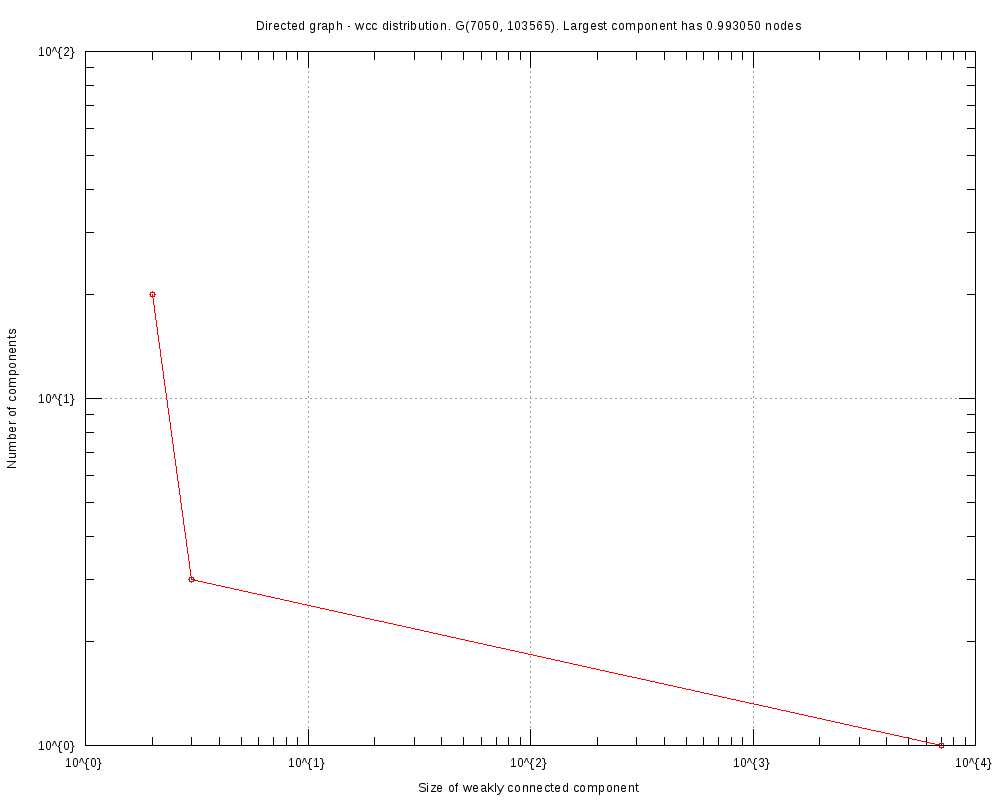

This figure's gnuplot source:
#
# Directed graph - wcc distribution. G(7050, 103565). Largest component has 0.993050 nodes (Sat Oct 28 14:22:01 2017)
#

set title "Directed graph - wcc distribution. G(7050, 103565). Largest component has 0.993050 nodes"
set key bottom right
set logscale xy 10
set format x "10^{%L}"
set mxtics 10
set format y "10^{%L}"
set mytics 10
set grid
set xlabel "Size of weakly connected component"
set ylabel "Number of components"
set tics scale 2
set terminal png font arial 10 size 1000,800
set output 'wcc.GRQ.png'
plot 	"wcc.GRQ.tab" using 1:2 title "" with linespoints pt 6
